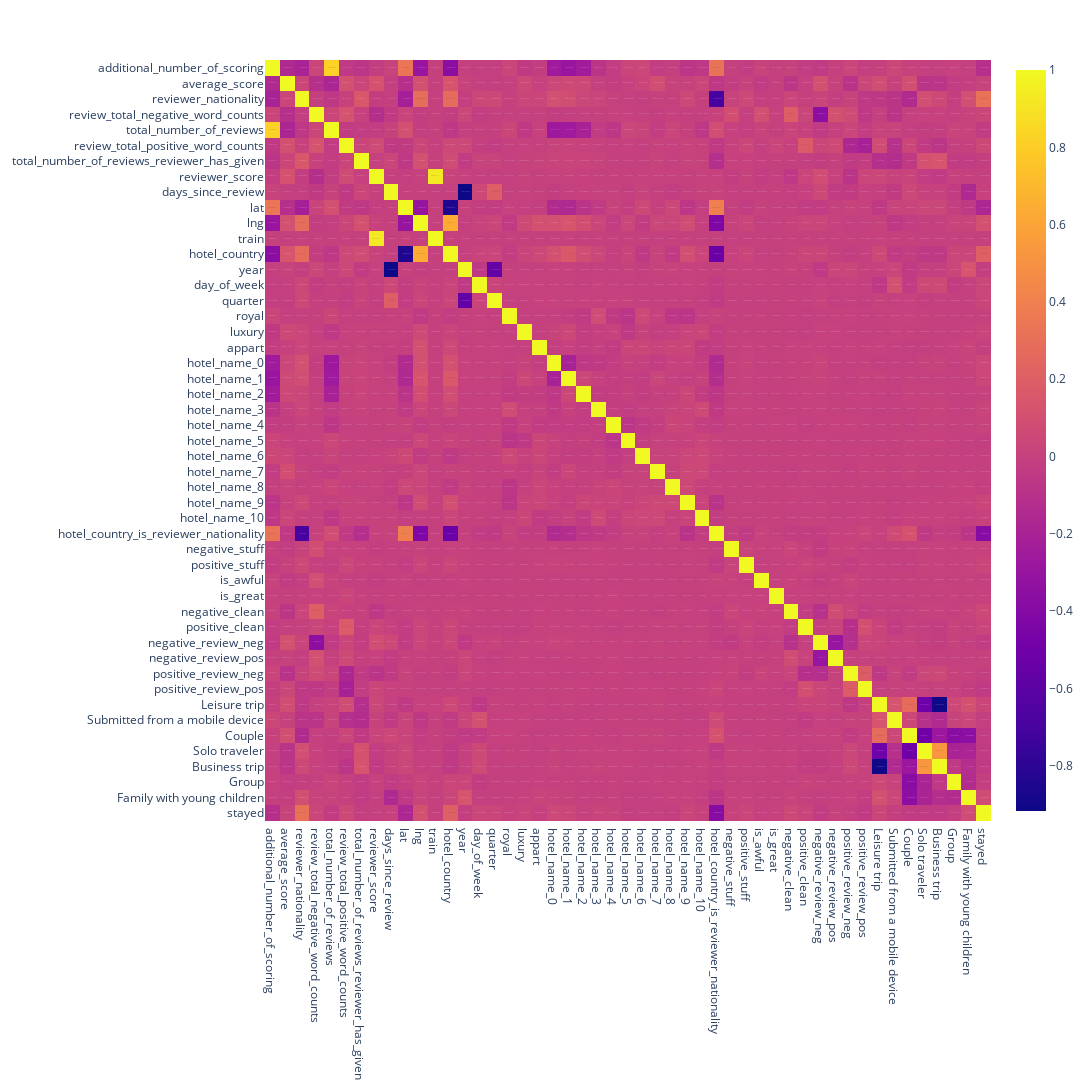

Write notebook code for a chart like this one.
### Markdown cell above
#### 2.3 Отбор признаков

### Code cell
fig = px.imshow(data.corr(numeric_only=True), 
                text_auto=True, aspect="auto",
                # width=40,
                # height=100
                )
fig.update_layout(width=1500, height=1500)
fig.show()

### Figure 1 — Plotly figure (JSON) as saved in the notebook; plotly's stock layout.template omitted (floating-point values rounded to 4 significant figures; data arrays with more than 128 entries replaced by an {"elided": "..."} marker saying what was removed)
{"data": [{"coloraxis": "coloraxis", "hovertemplate": "x: %{x}<br>y: %{y}<br>color: %{z}<extra></extra>", "name": "0", "texttemplate": "%{z}", "type": "heatmap", "x": ["additional_number_of_scoring", "average_score", "reviewer_nationality", "review_total_negative_word_counts", "total_number_of_reviews", "review_total_positive_word_counts", "total_number_of_reviews_reviewer_has_given", "reviewer_score", "days_since_review", "lat", "lng", "train", "hotel_country", "year", "day_of_week", "quarter", "royal", "luxury", "appart", "hotel_name_0", "hotel_name_1", "hotel_name_2", "hotel_name_3", "hotel_name_4", "hotel_name_5", "hotel_name_6", "hotel_name_7", "hotel_name_8", "hotel_name_9", "hotel_name_10", "hotel_country_is_reviewer_nationality", "negative_stuff", "positive_stuff", "is_awful", "is_great", "negative_clean", "positive_clean", "negative_review_neg", "negative_review_pos", "positive_review_neg", "positive_review_pos", "Leisure trip", "Submitted from a mobile device", "Couple", "Solo traveler", "Business trip", "Group", "Family with young children", "stayed"], "xaxis": "x", "y": ["additional_number_of_scoring", "average_score", "reviewer_nationality", "review_total_negative_word_counts", "total_number_of_reviews", "review_total_positive_word_counts", "total_number_of_reviews_reviewer_has_given", "reviewer_score", "days_since_review", "lat", "lng", "train", "hotel_country", "year", "day_of_week", "quarter", "royal", "luxury", "appart", "hotel_name_0", "hotel_name_1", "hotel_name_2", "hotel_name_3", "hotel_name_4", "hotel_name_5", "hotel_name_6", "hotel_name_7", "hotel_name_8", "hotel_name_9", "hotel_name_10", "hotel_country_is_reviewer_nationality", "negative_stuff", "positive_stuff", "is_awful", "is_great", "negative_clean", "positive_clean", "negative_review_neg", "negative_review_pos", "positive_review_neg", "positive_review_pos", "Leisure trip", "Submitted from a mobile device", "Couple", "Solo traveler", "Business trip", "Group", "Family with young children", "stayed"], "yaxis": "y", "z": {"elided": "49x49 float values"}}], "layout": {"coloraxis": {"colorscale": [[0, "#0d0887"], [0.1111, "#46039f"], [0.2222, "#7201a8"], [0.3333, "#9c179e"], [0.4444, "#bd3786"], [0.5556, "#d8576b"], [0.6667, "#ed7953"], [0.7778, "#fb9f3a"], [0.8889, "#fdca26"], [1, "#f0f921"]]}, "height": 1500, "margin": {"t": 60}, "width": 1500, "xaxis": {"anchor": "y", "domain": [0, 1]}, "yaxis": {"anchor": "x", "autorange": "reversed", "domain": [0, 1]}}}
